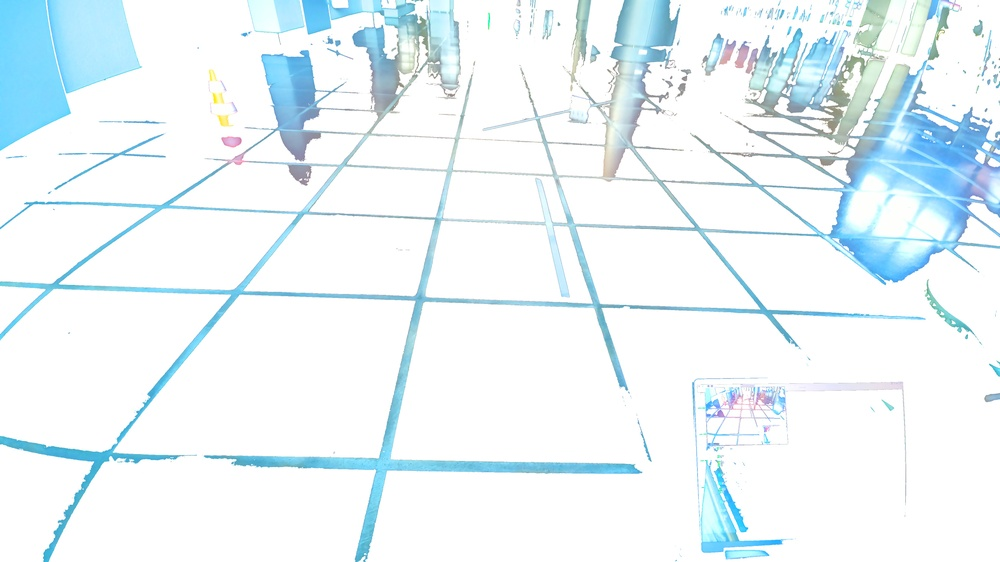
#> input picture src/bearbeitet_test_60a.jpg, 1000 x 562 px, shrunk from 4608 x 2592 before the run
$ python -i lineDetection.py   (imports and definitions only)
#> lines starting #> are read from the running program, lines starting #| are printed output that depends on the picture; after the words box and inside, x2 and y2 are one past the last pixel; in counts of white or black regions, pixels touching at a corner belong together
#> in process_image, img is the input picture: shape (562, 1000, 3); mean B, G, R 248.8, 245, 234.7
# image_processor.py

import os
import cv2
import numpy as np

def remove_color(img: np.ndarray,
                 bgr_color: tuple,
                 tol: int,
                 bright_thresh: int) -> np.ndarray:
#> called with bgr_color = (128, 64, 0), tol = 100, bright_thresh = 178
    gray = cv2.cvtColor(img, cv2.COLOR_BGR2GRAY)
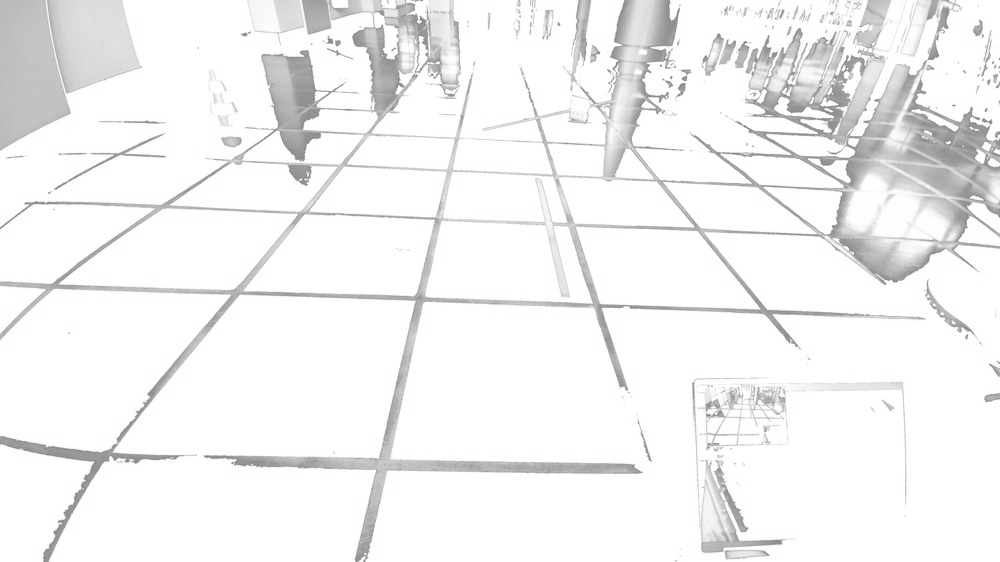
#> gray: shape (562, 1000); min 123, max 255, mean 242.4
    _, bright_mask = cv2.threshold(gray, bright_thresh, 255, cv2.THRESH_BINARY)
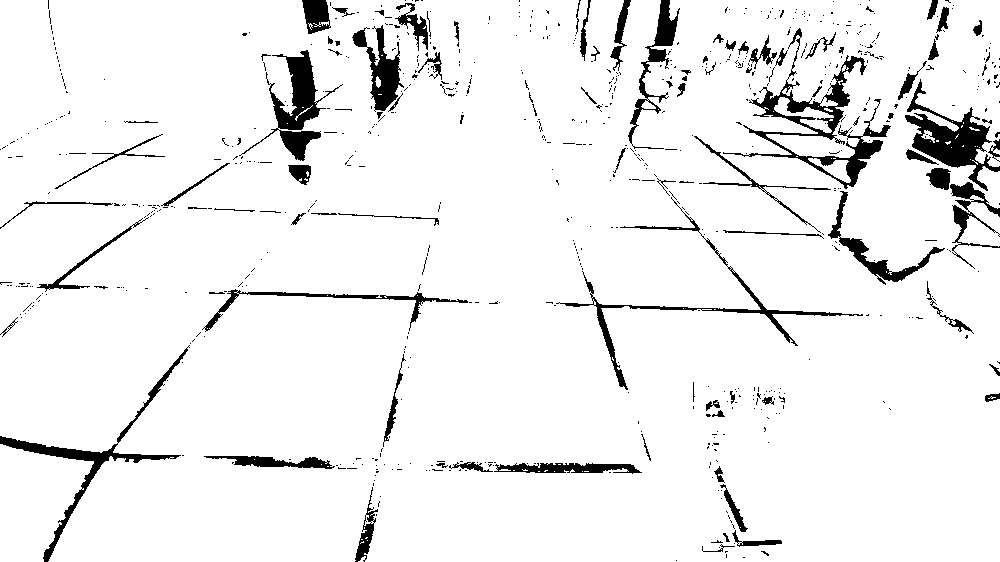
#> bright_mask: shape (562, 1000); 93.7% white; 729 black regions (635 under 20 px), largest, box (x1, y1, x2, y2) and area: (723, 28, 891, 189) 4072, (905, 79, 1000, 191) 3176, (239, 50, 343, 161) 2845

    low = np.array([max(c - tol, 0) for c in bgr_color], dtype=np.uint8)
    high = np.array([min(c + tol, 255) for c in bgr_color], dtype=np.uint8)
    color_mask = cv2.inRange(img, low, high)
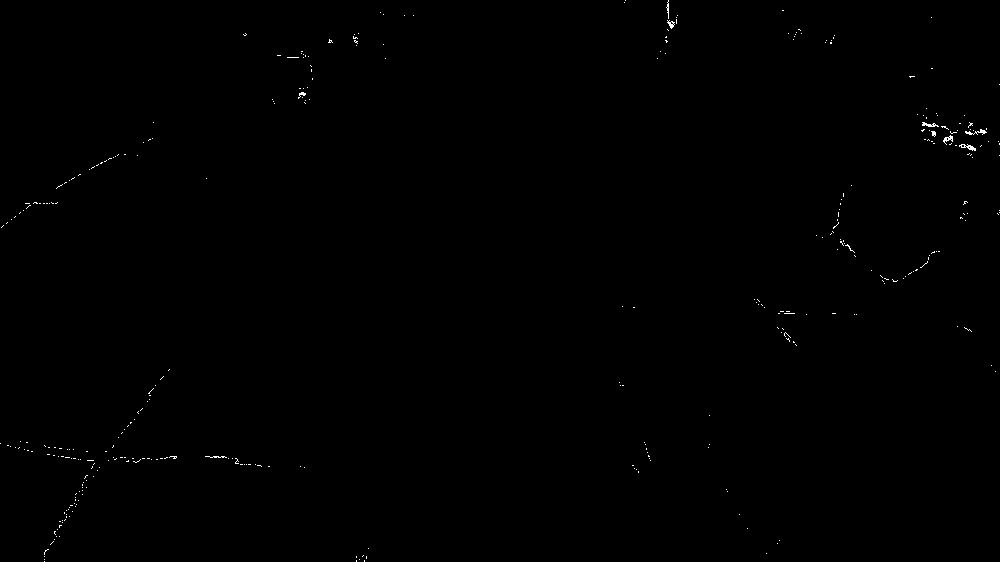
#> color_mask: shape (562, 1000); 0.2% white in thin lines or dots

    combined = cv2.bitwise_or(color_mask, cv2.bitwise_not(bright_mask))

    out = img.copy()
    out[combined != 0] = (255, 255, 255)
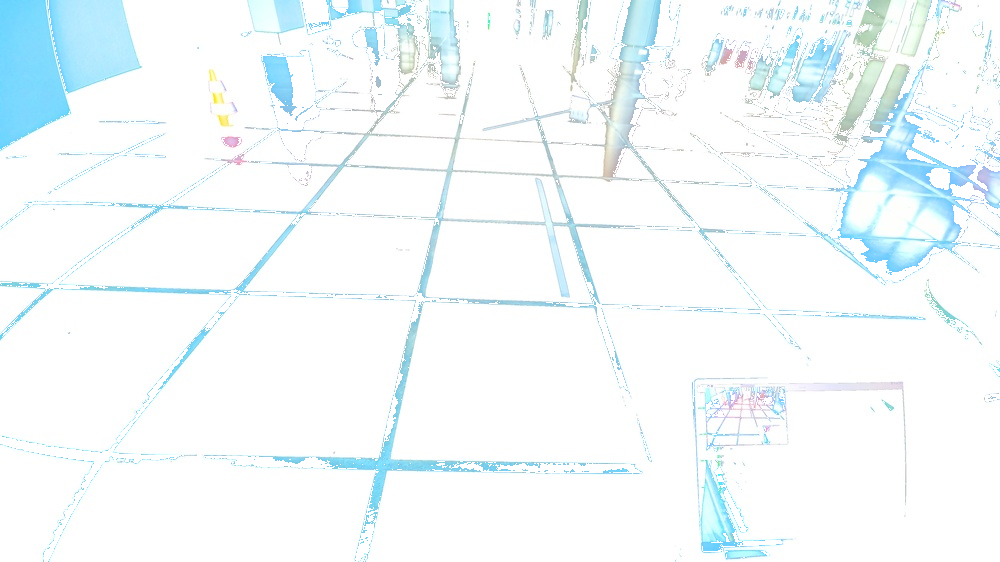
#> out: shape (562, 1000, 3); 6.35% of pixels changed, all inside (x1, y1, x2, y2) = (0, 0, 1000, 562)
    return out

def process_image(input_path: str,
                  bgr_color=(128, 64, 0),
                  tol=100,
                  bright=178) -> str:
    if not os.path.isfile(input_path):
        raise FileNotFoundError(f"❌ Datei nicht gefunden: {input_path}")

    img = cv2.imread(input_path)
    if img is None:
        raise RuntimeError("❌ Fehler beim Einlesen des Bildes!")

    result = remove_color(img, bgr_color, tol, bright)

    input_dir, input_file = os.path.split(input_path)
    name, _ = os.path.splitext(input_file)
    output_path = os.path.join(input_dir, f"bearbeitet_{name}.jpg")

    if not cv2.imwrite(output_path, result):
        raise RuntimeError("❌ Fehler beim Speichern des bearbeiteten Bildes!")

    return output_path

>>> result = process_image('../../bearbeitet_test_60a.jpg')
